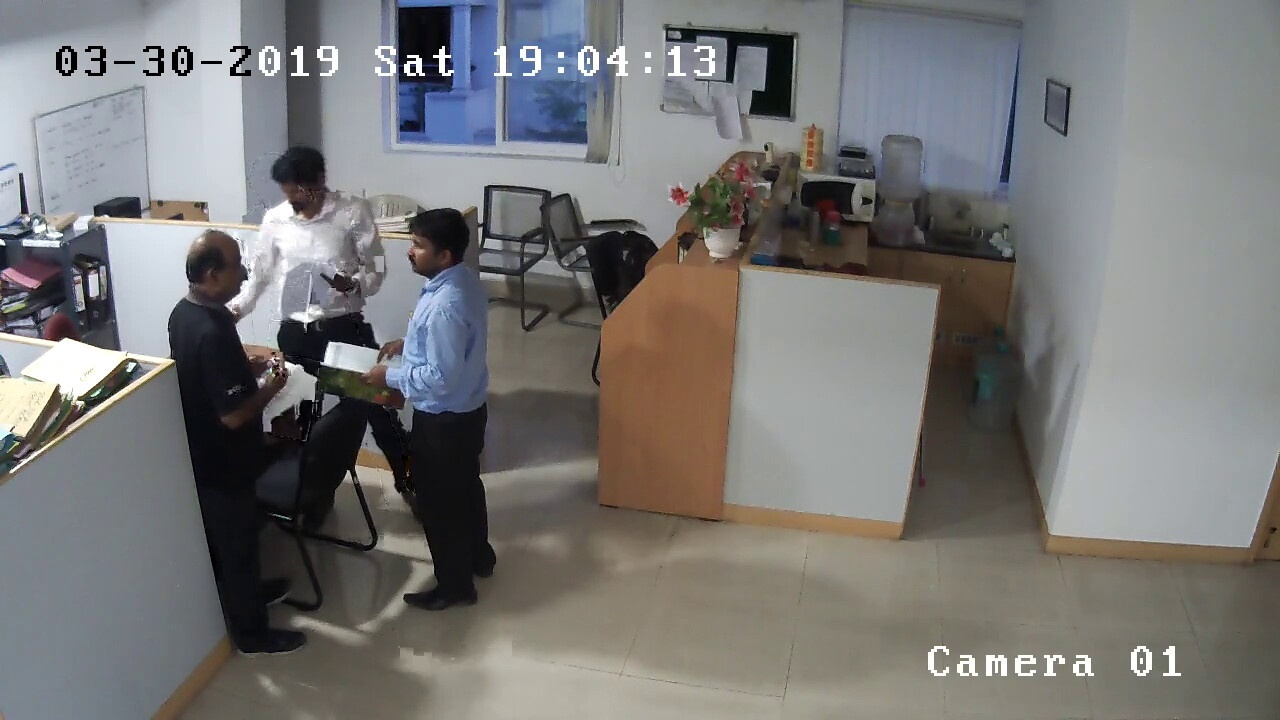
#> input picture frames/100.jpg, 1280 x 720 px
$ python -i face_preprocess.py   (imports and definitions only)
#> lines starting #> are read from the running program, lines starting #| are printed output that depends on the picture
import cv2
import numpy as np
from skimage import transform as trans

def preprocess(img, bbox=None, landmark=None, **kwargs):
  if isinstance(img, str):
    img = read_image(img, **kwargs)
  M = None
  image_size = []
  str_image_size = kwargs.get('image_size', '')
  if len(str_image_size)>0:
    image_size = [int(x) for x in str_image_size.split(',')]
    if len(image_size)==1:
      image_size = [image_size[0], image_size[0]]
    assert len(image_size)==2
    assert image_size[0]==112
    assert image_size[0]==112 or image_size[1]==96
  if landmark is not None:
    assert len(image_size)==2
    src = np.array([
      [30.2946, 51.6963],
      [65.5318, 51.5014],
      [48.0252, 71.7366],
      [33.5493, 92.3655],
      [62.7299, 92.2041] ], dtype=np.float32 )
    if image_size[1]==112:
      src[:,0] += 8.0
    dst = landmark.astype(np.float32)

    tform = trans.SimilarityTransform()
    tform.estimate(dst, src)
    M = tform.params[0:2,:]
    #M = cv2.estimateRigidTransform( dst.reshape(1,5,2), src.reshape(1,5,2), False)

  if M is None:
    if bbox is None: #use center crop
      det = np.zeros(4, dtype=np.int32)
      det[0] = int(img.shape[1]*0.0625)
      det[1] = int(img.shape[0]*0.0625)
      det[2] = img.shape[1] - det[0]
      det[3] = img.shape[0] - det[1]
    else:
      det = bbox
    margin = kwargs.get('margin', 44)
    bb = np.zeros(4, dtype=np.int32)
    bb[0] = np.maximum(det[0]-margin/2, 0)
    bb[1] = np.maximum(det[1]-margin/2, 0)
    bb[2] = np.minimum(det[2]+margin/2, img.shape[1])
    bb[3] = np.minimum(det[3]+margin/2, img.shape[0])
    ret = img[bb[1]:bb[3],bb[0]:bb[2],:]
    if len(image_size)>0:
      ret = cv2.resize(ret, (image_size[1], image_size[0]))
    return ret
  else: #do align using landmark
    assert len(image_size)==2

    # [8 lines of commented-out code are left out]
    warped = cv2.warpAffine(img,M,(image_size[1],image_size[0]), borderValue = 0.0)

    #tform3 = trans.ProjectiveTransform()
    #tform3.estimate(src, dst)
    #warped = trans.warp(img, tform3, output_shape=_shape)
    return warped

>>> import cv2
>>> picture = cv2.imread('frames/100.jpg')
#> picture is the input picture: shape (720, 1280, 3); mean B, G, R 118.8, 119.4, 120.2
>>> result = preprocess(picture)
#> in preprocess, `ret = img[bb[1]:bb[3],bb[0]:bb[2],:]`:
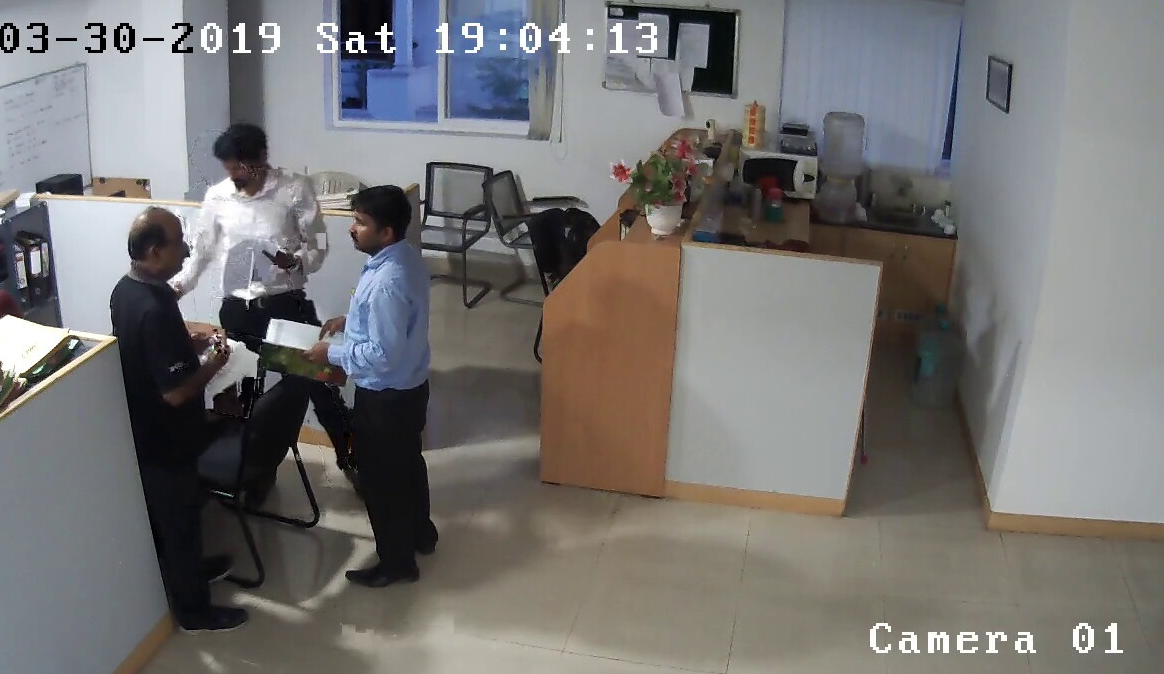
#> ret: shape (674, 1164, 3); mean B, G, R 115.9, 116.7, 118.1
